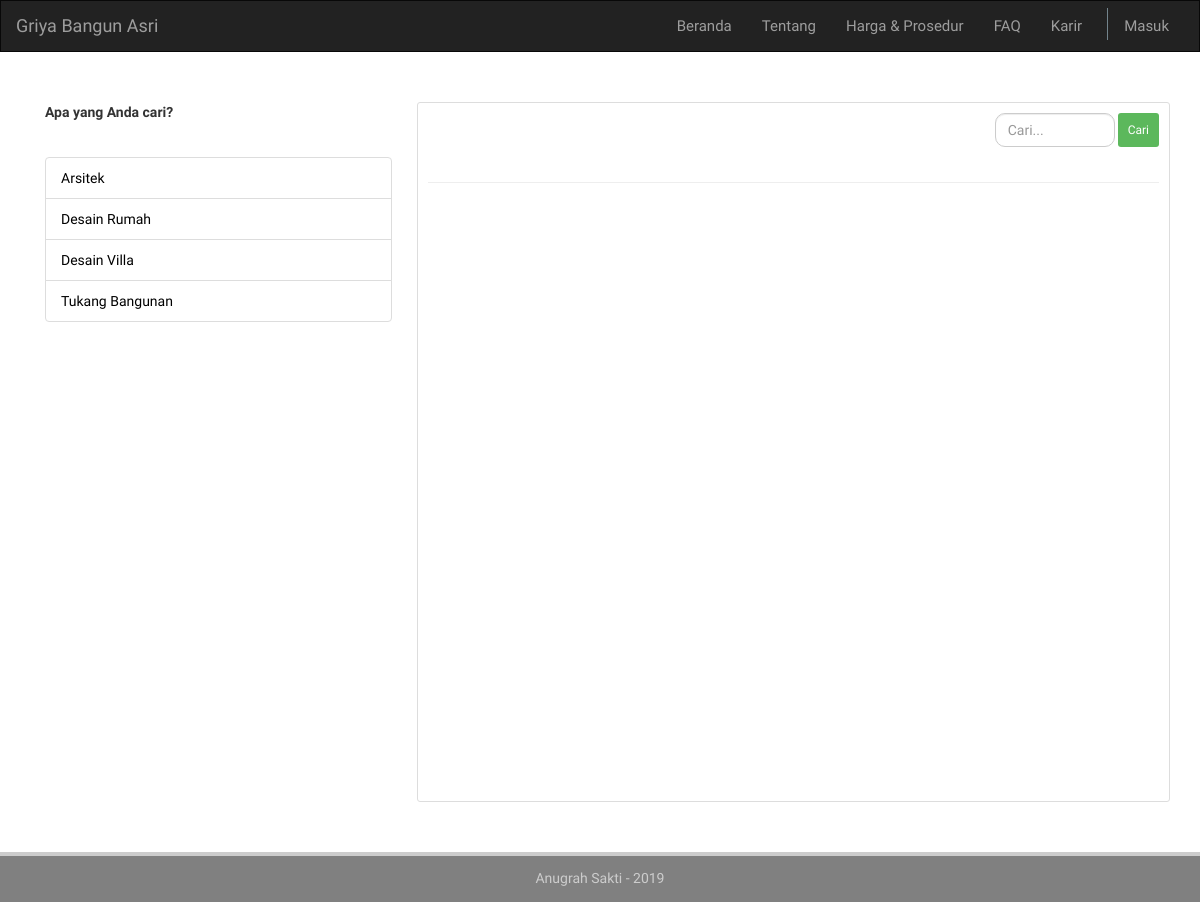
Before: / with the older database file.
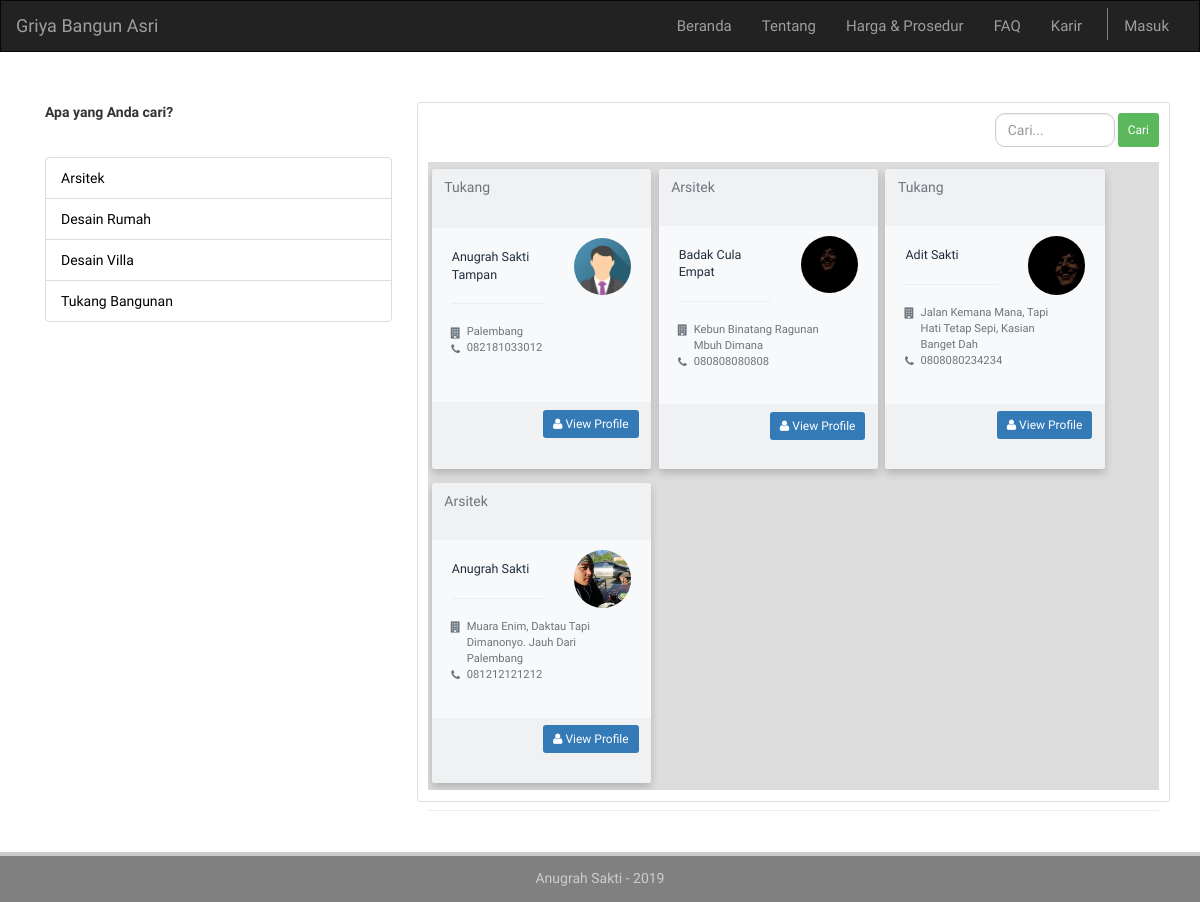
After: the same page with the newer database file.
### tables this page shows
CREATE TABLE `user` (
  `id` int(11) NOT NULL,
  `photopath` text,
  `fname` varchar(40) NOT NULL,
  `lname` varchar(40) NOT NULL,
  `birthdate` date DEFAULT NULL,
  `birthplace` varchar(40) DEFAULT NULL,
  `alamat` text,
  `nohp` varchar(20) DEFAULT NULL,
  `tim` int(11) DEFAULT NULL,
  `tgldaftar` date NOT NULL,
  `email` varchar(70) NOT NULL,
  `username` varchar(50) NOT NULL,
  `password` varchar(50) NOT NULL,
  `logged_in` int(11) DEFAULT NULL,
  `level` int(11) NOT NULL,
  `banned` int(11) NOT NULL
);

### application/controllers/Home.php (called while the page is built, shortened)
<?php
class Home extends CI_Controller {
	public function index(){
		$data['pagetitle']	= 'Griya Bangun Asri - Home';
		$data['contents']	= $this->m_data->getContents();
		$this->load->view('home/v_header',$data);
		$this->load->view('home/v_navbar',$data);
		$this->load->view('home/v_content',$data);
		$this->load->view('home/v_footer',$data);
	}
}

### index.php (called while the page is built, shortened)
<?php
require_once BASEPATH.'core/CodeIgniter.php';

### application/models/M_data.php (called while the page is built, shortened)
<?php
class M_data extends CI_Model{
    function getContents(){
        $this->db->select('*');
        $this->db->from('user');
        $this->db->where('level > 1 ');
        $this->db->where('banned !=','1');
        $query  =   $this->db->get();
        return $query->result_array();
    }
}

### application/views/home/v_content.php (the view)
    <div class="rows rows">
        <div class="col-xs-4" id="list-cari" style="border:10px">
            <p style="margin-bottom: 35px"><b>Apa yang Anda cari?</b></p>
            <ul class="list-group">
                <li class="list-group-item list-cari-item"><a href="#">Arsitek</a></li>
                <li class="list-group-item list-cari-item"><a href="#">Desain Rumah</a></li>
                <li class="list-group-item list-cari-item"><a href="#">Desain Villa</a></li>
                <li class="list-group-item list-cari-item"><a href="#">Tukang Bangunan</a></li>
            </ul>
        </div>
        <div class="col-xs-8 search-content">
            <div class="kolom-pencarian">
                <form id="caribenda" method="POST">
                    <div class="form-group pencariandiv">
                        <input class="form-control caribenda" type="text" name="search" placeholder="Cari...">
                        <button class="btn btn-sm btn-success">Cari</button>
                    </div>
                </form>
            </div>
            <div class="search-items">
                <?php foreach ($contents as $row) {?>
                    <div class="card bg-light">
                        <div class="card-header text-muted border-bottom-0">
                          <?=($row['level'] == '2' ? 'Arsitek' : ($row['level'] == '3' ? 'Tukang' : ''))?>
                        </div>
                        <div class="card-body pt-0">
                          <div class="row">
                            <div class="col-xs-7">
                              <h2 class="lead"><?=ucwords($row['fname'].' '.$row['lname'])?></h2>
                              <hr>
                              <ul class="ml-4 mb-0 fa-ul text-muted" style="">
                                <li class="small">
                                    <span class="fa-li">
                                        <i class="fa fa-building"></i>
                                    </span>
                                    <?=ucwords($row['alamat'])?>
                                </li>
                                <li class="small">
                                    <span class="fa-li">
                                        <i class="fa fa-phone"></i>
                                    </span>
                                    <?=ucwords($row['nohp'])?>
                                </li>
                              </ul>
                            </div>
                            <div class="col-xs-5 text-center">
                              <img src="<?=($row['photopath'] !== null || !empty($row['photopath'])  ? base_url(str_replace('./','',$row['photopath'])) : base_url('assets/img/img_avatar.png'));?>" alt="" class="img-circle img-fluid">
                            </div>
                          </div>
                        </div>
                        <div class="card-footer">
                          <div class="text-right">
                            <a href="<?=base_url('home/profile/'.$row['username'])?>" class="btn btn-sm btn-primary">
                              <i class="fa fa-user"></i> View Profile
                            </a>
                          </div>
                        </div>
                    </div>
                <?php } ?>
            </div>
            <hr>
      </div>
</div>

Changed rows visible on the page:
now on this page (row edited): user: level "Tukang", fname+lname "Anugrah Sakti Tampan", alamat "Palembang", nohp "082181033012", shows a picture
now on this page (row edited): user: level "Arsitek", fname+lname "Badak Cula Empat", alamat "Kebun Binatang Ragunan Mbuh Dimana", nohp "080808080808", photopath (picture)
now on this page (row edited): user: level "Tukang", fname+lname "Adit Sakti", alamat "Jalan Kemana Mana, Tapi Hati Tetap Sepi, Kasian Banget Dah", nohp "0808080234234", photopath (picture)
now on this page (row edited): user: level "Arsitek", fname+lname "Anugrah Sakti", alamat "Muara Enim, Daktau Tapi Dimanonyo. Jauh Dari Palembang", nohp "081212121212", photopath (picture)
